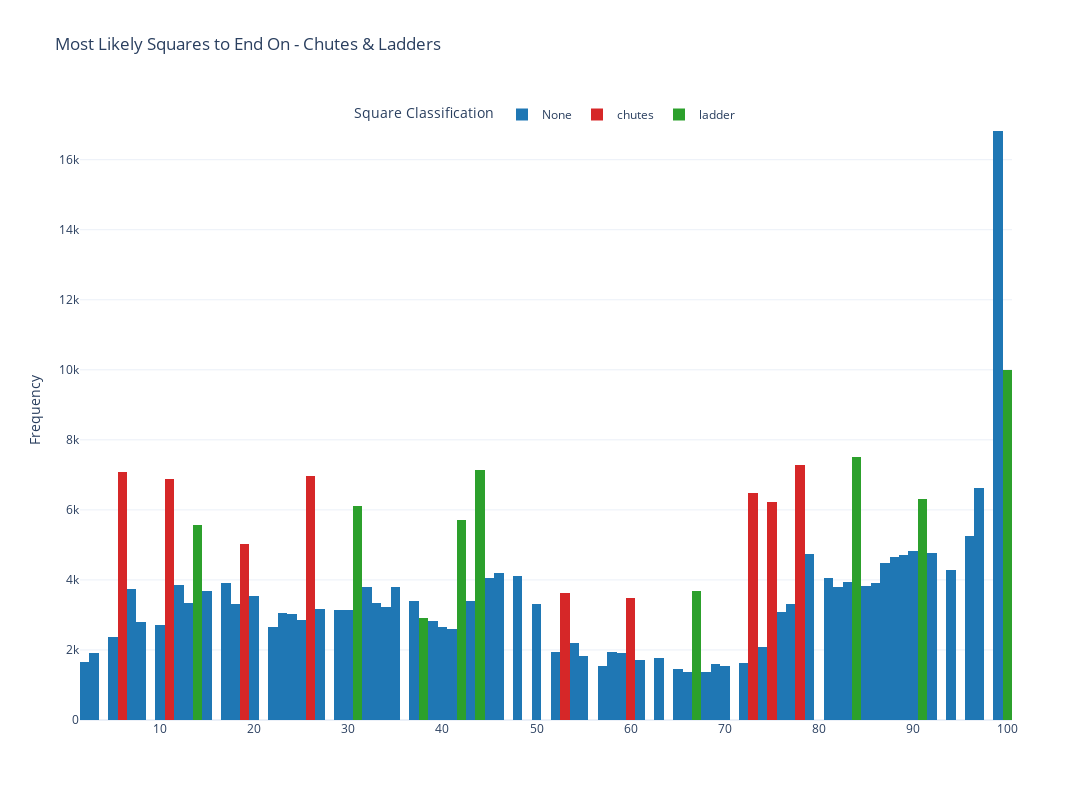

The notebook cell saved with this chart:
### Code cell
fig_hist = px.histogram(position_end_hist, 
                        x="position_end",
                       y='game',
                        color = 'map',
                        color_discrete_map={'None':'#1f77b4',
                                            'chutes':'#d62728', 
                                            'ladder':'#2ca02c'},
                        title = 'Most Likely Squares to End On - Chutes & Ladders ',
                       nbins=100,
                       template="plotly_white",
                       labels={'map': 'Square Classification'})

fig_hist.update_xaxes(title_text="")
fig_hist.update_yaxes(title_text="Frequency")


fig_hist.update_layout(
    width=1200,
    height=800,
    legend=dict(
        orientation="h", 
        x=0.5,  # position the legend horizontally (0 to 1)
        y=1,    # position the legend vertically (0 to 1)
        xanchor='center',  # anchor the center of the legend box to the x position
        yanchor='top')
)


fig_hist.show()

### Figure 1 — Plotly figure (JSON) as saved in the notebook; plotly's stock layout.template omitted (floating-point values rounded to 4 significant figures)
{"data": [{"alignmentgroup": "True", "bingroup": "x", "histfunc": "sum", "hovertemplate": "Square Classification=None<br>position_end=%{x}<br>sum of game=%{y}<extra></extra>", "legendgroup": "None", "marker": {"color": "#1f77b4", "pattern": {"shape": ""}}, "name": "None", "nbinsx": 100, "offsetgroup": "None", "orientation": "v", "showlegend": true, "type": "histogram", "x": [2, 3, 5, 7, 8, 10, 12, 13, 15, 17, 18, 20, 22, 23, 24, 25, 27, 29, 30, 32, 33, 34, 35, 37, 39, 40, 41, 43, 45, 46, 48, 50, 52, 54, 55, 57, 58, 59, 61, 63, 65, 66, 68, 69, 70, 72, 74, 76, 77, 79, 81, 82, 83, 85, 86, 87, 88, 89, 90, 92, 94, 96, 97, 99], "xaxis": "x", "y": [1646, 1923, 2366, 3754, 2785, 2715, 3867, 3332, 3675, 3910, 3319, 3546, 2648, 3059, 3013, 2843, 3165, 3136, 3155, 3811, 3347, 3217, 3789, 3403, 2821, 2643, 2598, 3405, 4067, 4188, 4101, 3315, 1942, 2192, 1820, 1531, 1928, 1909, 1723, 1760, 1462, 1382, 1383, 1588, 1543, 1619, 2098, 3071, 3320, 4751, 4057, 3790, 3941, 3824, 3912, 4485, 4646, 4717, 4838, 4776, 4276, 5262, 6633, 16819], "yaxis": "y"}, {"alignmentgroup": "True", "bingroup": "x", "histfunc": "sum", "hovertemplate": "Square Classification=chutes<br>position_end=%{x}<br>sum of game=%{y}<extra></extra>", "legendgroup": "chutes", "marker": {"color": "#d62728", "pattern": {"shape": ""}}, "name": "chutes", "nbinsx": 100, "offsetgroup": "chutes", "orientation": "v", "showlegend": true, "type": "histogram", "x": [6, 11, 19, 26, 53, 60, 73, 75, 78], "xaxis": "x", "y": [7084, 6881, 5016, 6980, 3637, 3493, 6479, 6225, 7287], "yaxis": "y"}, {"alignmentgroup": "True", "bingroup": "x", "histfunc": "sum", "hovertemplate": "Square Classification=ladder<br>position_end=%{x}<br>sum of game=%{y}<extra></extra>", "legendgroup": "ladder", "marker": {"color": "#2ca02c", "pattern": {"shape": ""}}, "name": "ladder", "nbinsx": 100, "offsetgroup": "ladder", "orientation": "v", "showlegend": true, "type": "histogram", "x": [14, 31, 38, 42, 44, 67, 84, 91, 100], "xaxis": "x", "y": [5566, 6121, 2913, 5708, 7135, 3679, 7511, 6307, 10000], "yaxis": "y"}], "layout": {"barmode": "relative", "height": 800, "legend": {"orientation": "h", "title": {"text": "Square Classification"}, "tracegroupgap": 0, "x": 0.5, "xanchor": "center", "y": 1, "yanchor": "top"}, "title": {"text": "Most Likely Squares to End On - Chutes & Ladders "}, "width": 1200, "xaxis": {"anchor": "y", "autorange": true, "domain": [0, 1], "range": [1.5, 100.5], "title": {"text": ""}, "type": "linear"}, "yaxis": {"anchor": "x", "autorange": true, "domain": [0, 1], "range": [0, 17700.0], "title": {"text": "Frequency"}, "type": "linear"}}}
